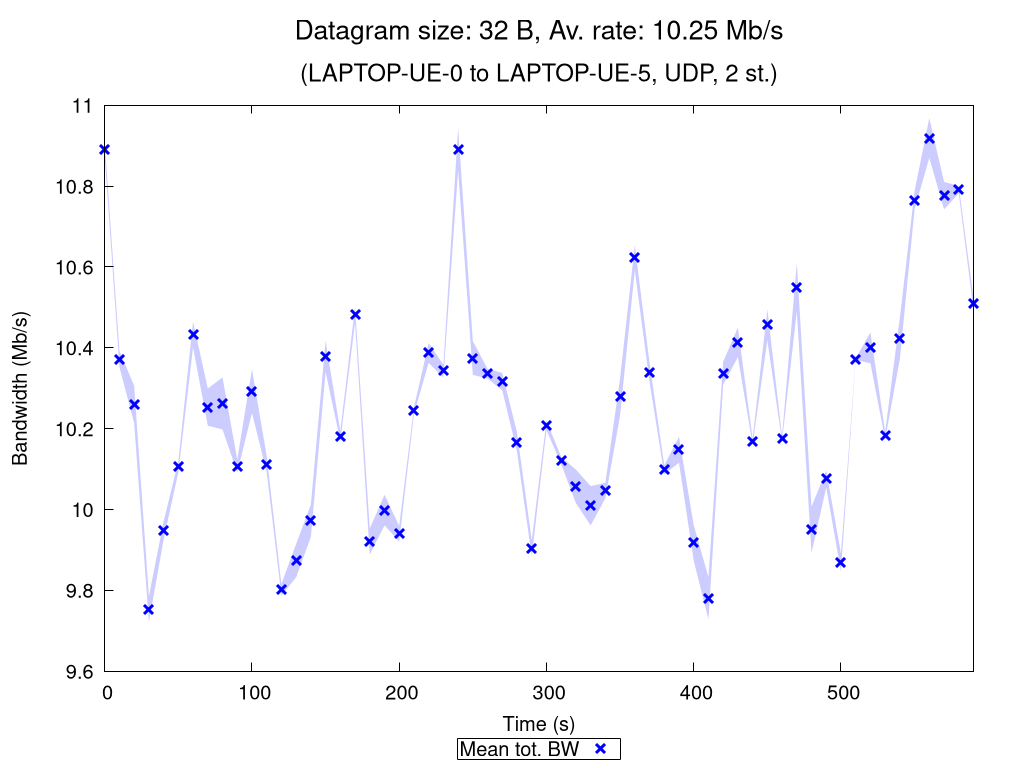

Reproduce this figure in gnuplot.
set terminal pngcairo nocrop enhanced size 1024,768 font "Verdana,15"
set output "UDP_2_st_2020_10_17_22-39-15_one2two_00032B.png"

set title "{/=20 Datagram size: 32 B, Av. rate: 10.25 Mb/s}\n\n{/=18 (LAPTOP-UE-0 to LAPTOP-UE-5, UDP, 2 st.)}"

set xlabel "Time (s)"
set ylabel "Bandwidth (Mb/s)"
set ytics nomirror
set key bmargin center horizontal box samplen 1 width -1
set bmargin 4.6
set rmargin 4.5

rf = 1000000.0  # rate factor
set style fill transparent solid 0.2 noborder
set autoscale xfix
plot "UDP_2_st_2020_10_17_22-39-15_one2two_00032B_iperf_processed.dat" using 1:($2/rf-$3/rf):($2/rf+$3/rf) with filledcurves lc rgb "blue" notitle, \
     "" using 1:($2/rf) with points pt 2 ps 1.5 lw 3 lc rgb "blue" title "Mean tot. BW", \
